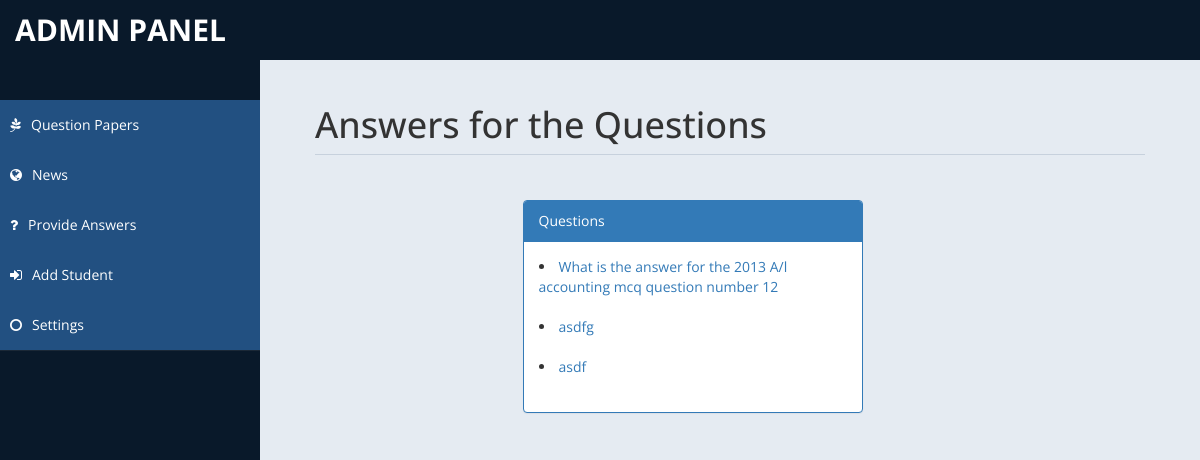
/answer.php, run on an earlier commit of the app's database.
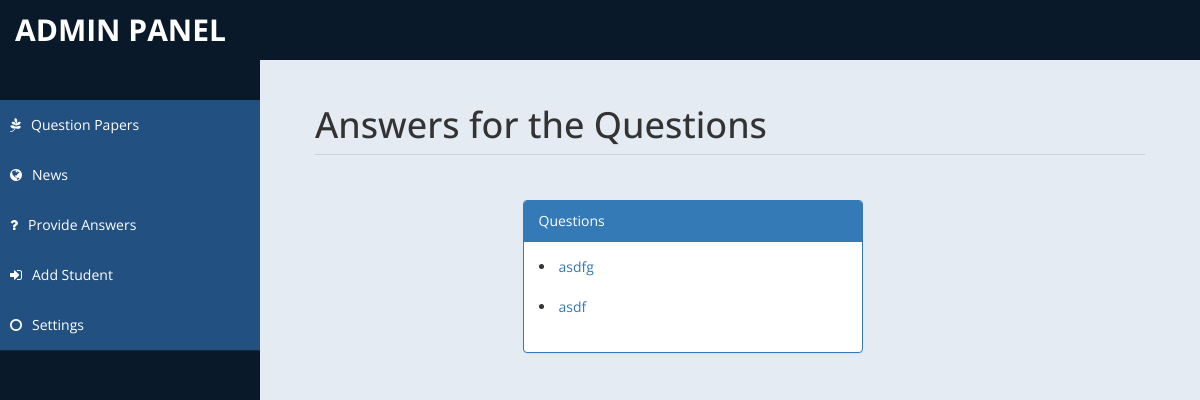
And on a later commit of the database.
### tables this page shows
CREATE TABLE IF NOT EXISTS `question` (
  `question_id` int(11) NOT NULL,
  `student_id` int(11) NOT NULL,
  `question` varchar(300) NOT NULL,
  `answer` varchar(300) DEFAULT NULL,
  PRIMARY KEY (`question_id`),
  KEY `FK_question_users` (`student_id`),
  CONSTRAINT `FK_question_users` FOREIGN KEY (`student_id`) REFERENCES `users` (`id`)
);

### answer.php (the view, shortened to what this page needs)
<?php
require_once './db/dbConnection.php';
?>
<!DOCTYPE html>
<html xmlns="http://www.w3.org/1999/xhtml">
<head>
    <link href="assets/css/bootstrap.css" rel="stylesheet" />
    <link href="assets/css/font-awesome.css" rel="stylesheet" />
    <link href="assets/css/custom-styles.css" rel="stylesheet" />
</head>
<body>
    <div id="wrapper">
        <nav class="navbar navbar-default top-navbar" role="navigation">
            <div class="navbar-header">
                <a class="navbar-brand" href="index.php">Admin Panel</a>
            </div>
        </nav>
        <nav class="navbar-default navbar-side" role="navigation">
            <div class="sidebar-collapse">
                <ul class="nav" id="main-menu">
                    <br><br>
                    <li>
                        <a href="admin.php" class="active-menu"><i class="fa fa-pagelines"></i>Question Papers</a>
                        <a href="news.php" class="active-menu"><i class="fa fa-globe"></i>News</a>
                        <a href="answer.php" class="active-menu"><i class="fa fa-question"></i>Provide Answers</a>
                        <a href="addNewStudent.php" class="active-menu"><i class="fa fa-sign-in"></i>Add Student</a>
                        <a href="settings.php" class="active-menu"><i class="fa fa-circle-o"></i>Settings</a>
                    </li>
                </ul>
            </div>
        </nav>
        <div id="page-wrapper" >
            <div id="page-inner">
		<div class="col-md-12">
                        <h1 class="page-header">
                            Answers for the Questions
                        </h1>
                </div>
                <div class="row">
                    <div class="col-md-5 col-md-offset-3">
                        <div class="panel panel-primary">
                            <div class="panel-heading">
                                Questions
                            </div>
                            <div class="panel-body">
                                <?php
                                        $sql = "SELECT * FROM question WHERE answer IS NULL;";
                                        $result = $conn->query($sql);
                                        if ($result->num_rows > 0) {
                                            while ($row = $result->fetch_assoc()) {
                                             echo '<li><a id="editItem" href="submitanswer.php?id=' . $row["question_id"] . '">' . $row["question"] . '</a></li><br>';
                                            }
                                        }
                                ?>
                            </div>
                        </div>
                    </div>
                </div>
            </div>
        </div>
    </div>
</body>
</html>

What changed in the data, as far as the page shows it:
no longer on this page (row edited): question: question "What is the answer for the 2013 A/l accounting mcq question number 12"
